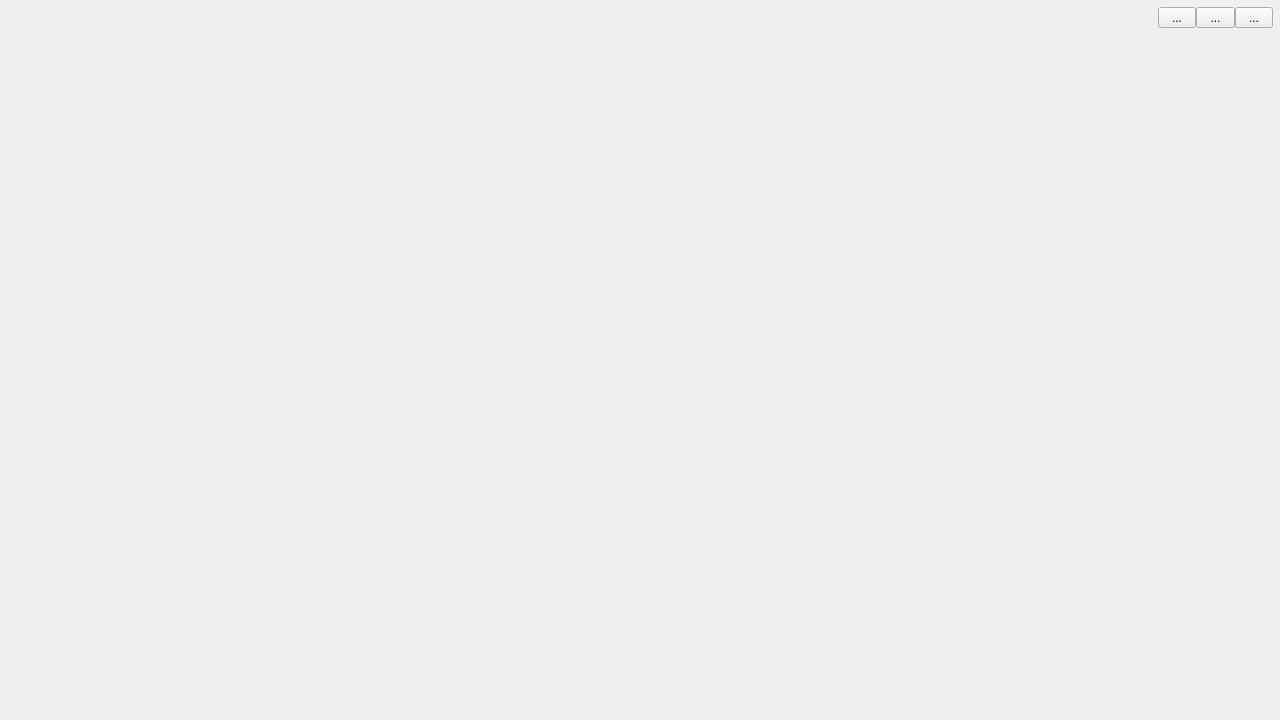
<?xml version="1.0" encoding="UTF-8"?>
<ui version="4.0">
 <class>Widget</class>
 <widget class="QWidget" name="Widget">
  <property name="geometry">
   <rect>
    <x>0</x>
    <y>0</y>
    <width>1280</width>
    <height>720</height>
   </rect>
  </property>
  <property name="sizePolicy">
   <sizepolicy hsizetype="Fixed" vsizetype="Fixed">
    <horstretch>0</horstretch>
    <verstretch>0</verstretch>
   </sizepolicy>
  </property>
  <property name="windowTitle">
   <string>Widget</string>
  </property>
  <layout class="QVBoxLayout" name="verticalLayout" stretch="1,30">
   <property name="spacing">
    <number>0</number>
   </property>
   <property name="leftMargin">
    <number>0</number>
   </property>
   <property name="topMargin">
    <number>0</number>
   </property>
   <property name="rightMargin">
    <number>0</number>
   </property>
   <property name="bottomMargin">
    <number>0</number>
   </property>
   <item>
    <widget class="QWidget" name="toolWidget" native="true">
     <layout class="QHBoxLayout" name="horizontalLayout" stretch="30,1,1,1">
      <property name="spacing">
       <number>0</number>
      </property>
      <property name="leftMargin">
       <number>7</number>
      </property>
      <property name="topMargin">
       <number>7</number>
      </property>
      <property name="rightMargin">
       <number>7</number>
      </property>
      <property name="bottomMargin">
       <number>7</number>
      </property>
      <item>
       <spacer name="horizontalSpacer">
        <property name="orientation">
         <enum>Qt::Horizontal</enum>
        </property>
        <property name="sizeHint" stdset="0">
         <size>
          <width>559</width>
          <height>20</height>
         </size>
        </property>
       </spacer>
      </item>
      <item>
       <widget class="QToolButton" name="minButton">
        <property name="sizePolicy">
         <sizepolicy hsizetype="Preferred" vsizetype="Preferred">
          <horstretch>0</horstretch>
          <verstretch>0</verstretch>
         </sizepolicy>
        </property>
        <property name="text">
         <string>...</string>
        </property>
       </widget>
      </item>
      <item>
       <widget class="QToolButton" name="maxButton">
        <property name="sizePolicy">
         <sizepolicy hsizetype="Preferred" vsizetype="Preferred">
          <horstretch>0</horstretch>
          <verstretch>0</verstretch>
         </sizepolicy>
        </property>
        <property name="text">
         <string>...</string>
        </property>
       </widget>
      </item>
      <item>
       <widget class="QToolButton" name="closeButton">
        <property name="sizePolicy">
         <sizepolicy hsizetype="Preferred" vsizetype="Preferred">
          <horstretch>0</horstretch>
          <verstretch>0</verstretch>
         </sizepolicy>
        </property>
        <property name="text">
         <string>...</string>
        </property>
       </widget>
      </item>
     </layout>
     <zorder>minButton</zorder>
     <zorder>maxButton</zorder>
     <zorder>closeButton</zorder>
     <zorder>horizontalSpacer</zorder>
    </widget>
   </item>
   <item>
    <widget class="QWidget" name="mainwidget" native="true">
     <layout class="QGridLayout" name="gridLayout_2"/>
    </widget>
   </item>
  </layout>
 </widget>
 <layoutdefault spacing="6" margin="11"/>
 <resources/>
 <connections/>
</ui>
